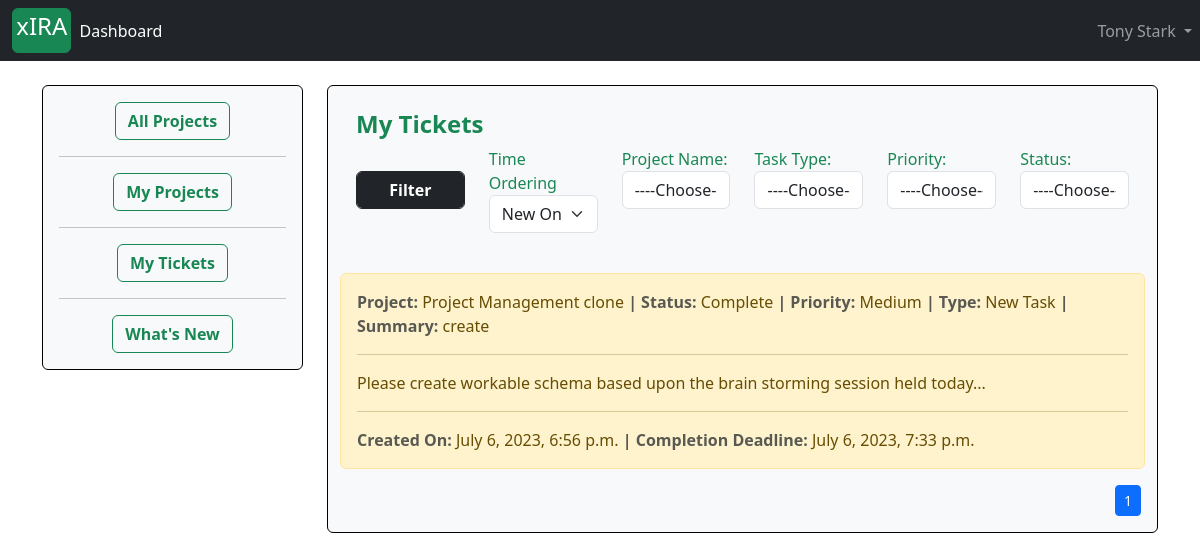
The page /ticket/see_ticket/ (signed in) on the database its author committed.
### accounts/models.py (models this page shows, shortened)
class Account(AbstractBaseUser):
    first_name           = models.CharField(max_length=50)
    last_name            = models.CharField(max_length=50)
    work_email           = models.EmailField(max_length=100, unique=True)
    contact_number       = models.CharField(max_length=50)
    work_profile         = models.CharField(max_length=30, choices=choices)
    date_joined     = models.DateTimeField(auto_now_add=True)
    last_login      = models.DateTimeField(auto_now_add=True)
    is_admin        = models.BooleanField(default=False)
    is_staff        = models.BooleanField(default=False)
    is_active        = models.BooleanField(default=False)
    is_superadmin        = models.BooleanField(default=False)
    USERNAME_FIELD = 'work_email'
    REQUIRED_FIELDS = ['first_name', 'last_name']
    objects = MyAccountManager()
    def is_project_manager(self):
        try:
            temp = ProjectManager.objects.get(project_manager__id=self.id)
            is_manager = True
        except ProjectManager.DoesNotExist:
            is_manager = False
        return is_manager

### tickets/models.py (models this page shows, shortened)
class Task(models.Model):
    project       = models.ForeignKey(Project, on_delete=models.CASCADE)
    task_type     = models.CharField(max_length=30, choices = task_type_choices)
    short_summary = models.CharField(max_length=80)
    description   = models.TextField(max_length=500)
    assignee     = models.ForeignKey(Account, on_delete=models.CASCADE)
    status        = models.CharField(max_length=25, choices=status_field)
    priority      = models.CharField(max_length=25, choices=priority_field)
    start_date    = models.DateTimeField(auto_now_add=True)
    estimated_end_date = models.DateTimeField()
    def task_as_back_log(self):
        current_time = datetime.datetime.now().astimezone()
        estimated_end_date = self.estimated_end_date.astimezone()
        if self.status == 'Complete':
            return False

### projects/models.py (models this page shows)
class Project(models.Model):
    project_name         = models.CharField(max_length=30)
    project_description  = models.TextField(max_length=600, blank=True)
    project_category     = models.CharField(max_length=30, choices=choices)
    project_manager      =  models.ForeignKey(ProjectManager, on_delete=models.SET_NULL, null=True)
    assignees            =  models.ManyToManyField(Account)
    start_date           = models.DateTimeField(auto_now_add=True)
    estimated_end_date   = models.DateTimeField()
    def __str__(self):
        return self.project_name

### tickets/views.py (the view, shortened to what this page needs)
# urls.py: path('see_ticket/', views.user_manage_ticket, name='user_ticket_dashboard'),
def user_manage_ticket(request):
    user_object = Account.objects.get(id=request.user.id)
    projects = user_object.project_set.all()
    project_choice = [(project.id, project.project_name) for project in projects]
    all_task_query = Task.objects.filter(assignee__id=request.user.id)
    for temp_task in all_task_query:
        temp_task.task_as_back_log()
    context = {
        'project_choice': project_choice,
        'status_choice': status_field,
        'task_type_choice': task_type_choices,
        'priority_choice': priority_field,
    }
    query_dic = request.GET
    if 'project_id' in query_dic:
        if query_dic['project_id'] != '' and len(all_task_query) > 0:
            all_task_query = all_task_query.filter(project__id=int(query_dic['project_id']))
    if 'task_type' in query_dic:
        if query_dic['task_type'] != '' and len(all_task_query) > 0:
            all_task_query = all_task_query.filter(task_type=query_dic['task_type'])
    if 'priority' in query_dic:
        if query_dic['priority'] != '' and len(all_task_query) > 0:
            all_task_query = all_task_query.filter(priority=query_dic['priority'])
    if 'status' in query_dic:
        if query_dic['status'] != '' and len(all_task_query) > 0:
            all_task_query = all_task_query.filter(status=query_dic['status'])
    all_task_query = all_task_query.order_by('-start_date')
    page_no = request.GET.get('page')
    page_object = Paginator(all_task_query, 6)
    if page_no is None:
        all_task_query = page_object.get_page(1)
    else:
        all_task_query = page_object.get_page(page_no)
    context['tickets'] = all_task_query
    context['url'] = get_url(request)
    return render(request, 'my_task_dashboard.html', context)

### projects/forms.py
class ProjectCreationForm(forms.ModelForm):
    class Meta:
        model = Project
        fields = ('project_name', 'project_category', 'project_description', 'estimated_end_date')
        widgets = {
            'project_name': forms.TextInput(attrs={'class': 'form-control',  }),
            'project_category': forms.Select(attrs={'class': 'form-control', }),
            'project_description': forms.Textarea(attrs={'class': 'form-control', 'rows':4, 'cols':15}),
        }

### projects/context_processors.py (called while the page is built)
def create_project_form(request):
    form = ProjectCreationForm()
    context = {
        'project_creation_form': form
    }
    return context

### tickets/views.py (called while the page is built)
def get_url(request):
    url = ""
    count = 0
    for j in request.GET:
        if j != 'page':
            count += 1
    if count > 0:
        url += "?"
    for item in request.GET:
        if item != 'page':
            temp_url = item + "=" + request.GET.get(item) + "&"
            url += temp_url
    if url[-1:] == "&":
        url = url[:-1]
    return url

### templates/my_task_dashboard.html (shortened to what this page needs)
{% extends 'base.html' %}
{% block content %}
{% load tz %}
<div class="container mt-4">
	<div class="row">
		<div class="col-sm-3" style="">
		  <div class="card bg bg-light" style="border: 1px solid black;">
		<div class="card-body text-center">
		  <a href="{% url 'dashboard' %}" class="btn btn-outline-success"  style="text-decoration: none"><strong>All Projects</strong></a>
		<hr>
		  <a href="{% url 'dashboard' request.user.id %}" class="btn btn-outline-success"  style="text-decoration: none"><strong>My Projects</strong></a>
		<hr>
		  <a href="{% url 'user_ticket_dashboard' %}" class="btn btn-outline-success"  style="text-decoration: none"><strong>My Tickets</strong></a>
		<hr>
		  <a href="{% url 'get_notifications' %}" class="btn btn-outline-success"  style="text-decoration: none"><strong>What's New</strong></a>
		</div>
		  </div>
		</div>
<div class="col-lg">
	<div class="card  bg-light" style="border: 1px solid black;">
{% load tz %}
<div class="container mt-2">
    <div class="card bg-light border-0" >
      <article class="card-body">
		<header class="text-success"><h4><strong class="card-title">My Tickets</strong></h4></header>
		<form action = "{% url 'user_ticket_dashboard' %}" method="GET">
				<div class="form-group row">
					<div class="col form-group" style="">
                        	<button class="btn btn-dark form-control" href="#"><strong>Filter</strong></button>
            		</div>
					<div class="col form-group">
							<label class="text-success" for="">Time Ordering</label>
							<select class="form-select" name="order_by">
							  <option value="1" selected>New One</option>
							</select>
				</div>
					<div class="col form-group">
						<label class="text-success" for="project_id">Project Name:</label>
						<select class="form-control" name="project_id">
						<option value="">----Choose----</option>
						</select>
					</div>
					<div class="col form-group">
			            <label class="text-success" for="">Task Type:</label>
						<select class="form-control" name="task_type">
						<option value="">----Choose----</option>
						</select>
					</div>
					<div class="col form-group">
			            <label class="text-success" for="">Priority:</label>
						<select class="form-control" name="priority">
						<option value="">----Choose----</option>
						</select>
					</div>
					<div class="col form-group">
			            <label class="text-success" for="">Status:</label>
						<select class="form-control" name="status">
						<option value="">----Choose----</option>
						</select>
					</div>
		</form>
		</article>
    </div>
</div>
<div class="container mt-4">
	{% for task in tickets %}
	{% if task.status != 'Complete' %}
	<a class="nav-link" type="button"  data-bs-toggle="modal" data-bs-target="#{{task.id}}" style="text-decoration: none;">
	<div class="alert alert-{% if task.task_as_back_log %}danger{% elif task.status == 'Open' %}primary{% elif task.status == 'In Progress' %}info{% elif task.status == 'Complete' %}warning{% endif %}" role="alert">
		<strong class="text-muted"> Project: </strong>
		{{task.project}}
		<strong class="text-muted">| Status: </strong>
	    {{task.status|capfirst}}
	 	<strong class="text-muted">| Priority: </strong>
	    {{task.priority}}
		<strong class="text-muted">| Type: </strong>
	    {{task.task_type}}
		<strong class="text-muted">| Summary: </strong>
	    {{task.short_summary}}
	 	<hr>
	 	<p>{{task.description}}</p>
	 	<hr>
	<strong class="text-muted"> Created On: </strong>
	 {{task.start_date|timezone:"Asia/Kolkata"}}
	<strong class="text-muted">| Completion Deadline: </strong>
	 {{task.estimated_end_date|timezone:"Asia/Kolkata"}}
	</div>
	</a>
			<div class="modal fade" id="{{task.id}}" tabindex="-1" aria-labelledby="projectCreationLabel" aria-hidden="true">
		  <div class="modal-dialog">
			<div class="modal-content" style="border: 1px solid black;" >
			  <div class="modal-header">
				<h4 class="modal-title text-success" id="{{task.project}}Label">{{task.status}}</h4>
				<button type="button" class="btn-close" data-bs-dismiss="modal" aria-label="Close"></button>
			  </div>
						  <div class="modal-body">
							  <form action="{% url 'user_update_status' task.id %}" method="POST">
								  {% csrf_token %}
								  <div class="form-group row">
									  <label class="text-success" for=""><strong>Update Status:</strong></label>
											<select class="form-control" name="status">
												<option value="" >----Choose----</option>
												<option value="{{task.get_status_choices.0}}">{{task.get_status_choices.1}}</option>
											</select>
								  </div>
								  <br>
								  <button type="button" class="btn btn-success" data-bs-dismiss="modal">Close</button>
								  <button type="submit" class="btn btn-dark">Update</button>
						   </form>
				</div>
			</div>
		  </div>
		</div>
	{% else %}
	<div class="alert alert-{% if task.task_as_back_log %}danger{% elif task.status == 'Open' %}primary{% elif task.status == 'In Progress' %}info{% else %}warning{% endif %}" role="alert">
		<strong class="text-muted"> Project: </strong>
		{{task.project}}
		<strong class="text-muted">| Status: </strong>
	    {{task.status|capfirst}}
	 	<strong class="text-muted">| Priority: </strong>
	    {{task.priority}}
		<strong class="text-muted">| Type: </strong>
	    {{task.task_type}}
		<strong class="text-muted">| Summary: </strong>
	    {{task.short_summary}}
	 	<hr>
	 	<p>{{task.description}}</p>
	 	<hr>
	<strong class="text-muted"> Created On: </strong>
	 {{task.start_date|timezone:"Asia/Kolkata"}}
	<strong class="text-muted">| Completion Deadline: </strong>
	 {{task.estimated_end_date|timezone:"Asia/Kolkata"}}
	</div>
	{% endif %}
	{% endfor %}
</div>
	<nav aria-label="Page navigation example">
	  <ul class="pagination justify-content-end pagination-sm px-3">
			  {% for page_no in tickets.paginator.page_range %}
		  		{% if tickets.number == page_no %}
					{% if url %}
		  				<li class="page-item active"><a class="page-link" href="{{url}}&page={{page_no}}">{{page_no}}</a></li>
		  			{%  else %}
		  				<li class="page-item active"><a class="page-link" href="?page={{page_no}}">{{page_no}}</a></li>
		  			{% endif %}
		  		{% else %}
					{% if url %}
		  				<li class="page-item "><a class="page-link" href="{{url}}&page={{page_no}}">{{page_no}}</a></li>
		  			{%  else %}
		  				<li class="page-item "><a class="page-link" href="?page={{page_no}}">{{page_no}}</a></li>
		  			{% endif %}
		  		{% endif %}
		  	{% endfor %}
	  </ul>
</nav>
</div>
    </div>
</div>
</div>
{% endblock %}

### templates/base.html (shortened to what this page needs)
<!doctype html>
<html lang="en">
  <head>
    <link href="https://cdn.jsdelivr.net/npm/bootstrap@5.3.0/dist/css/bootstrap.min.css" rel="stylesheet">
    <link href="https://cdnjs.cloudflare.com/ajax/libs/font-awesome/6.4.0/css/fontawesome.min.css" rel="stylesheet" type="text/css">
  </head>
        <nav class="navbar navbar-expand-lg navbar-dark bg-dark">
          <div class="container-fluid">
            <a href="{% url 'instruction_page' %}" class="btn btn-success" style="--bs-btn-padding-y: .2rem; --bs-btn-padding-x: .2rem; --bs-btn-font-size: .5rem;"><h4>xIRA</h4></a>
            <div class="collapse navbar-collapse" id="navbarSupportedContent">
              <ul class="navbar-nav me-auto mb-2 mb-lg-0">
                {% if user.is_authenticated %}
                  <li class="nav-item">
                    <a class="nav-link active" aria-current="page" href="{% url 'dashboard' %}">Dashboard</a>
                  </li>
                {% endif %}
                {% if user.is_authenticated %}
            <ul class = "navbar-nav position-absolute bottom-1 end-0">
                  <li class="nav-item dropdown">
                        <a class="nav-link dropdown-toggle" id="navbarDropdown" role="button" data-bs-toggle="dropdown" aria-haspopup="true" aria-expanded="false">
                                        {{ user.first_name}} {{user.last_name}}
                        </a>
                </li>
            </ul>
                {% endif %}
              </ul>
            </div>
          </div>
        </nav>
{% block content %}
{% endblock %}
</html>

### rows shown on the page
Account: first_name "Tony", last_name "Stark"
Task: project "Project Management clone", status "Complete", priority "Medium", task_type "New Task", short_summary "create", description "Please create workable schema based upon the brain storming session held today...", start_date "July 6, 2023, 6:56 p.m.", estimated_end_date "July 6, 2023, 7:33 p.m."

### other values the page prints
{{ page_no }} "1"
